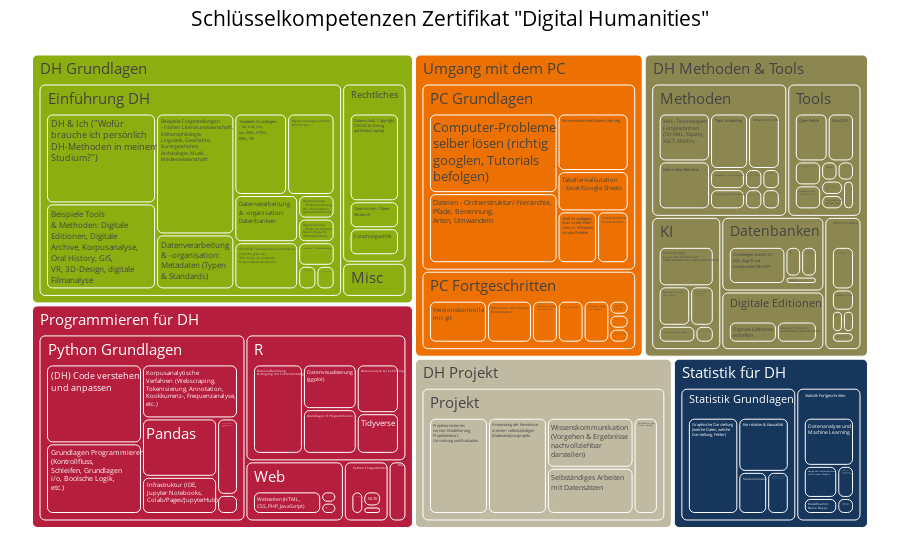

Here is the notebook cell this chart was saved with:
### Code cell
import plotly.express as px

df['weight_hover'] = df.apply(lambda df: f"Abstimmungsergebnisse<br>B.A.: {df['Punkteanzahl BA']}<br>M.A.: {df['Punkteanzahl MA']}", axis=1)

fig = px.treemap(df, path=[
    # px.Constant('Schlüsselkompetenzen Zertifikat "Digital Humanities"'),
    # 'Modul',
    'Bereich',
    'Unterbereich',
    'AS'
],
    values='Punkte gewichtet',
    custom_data=['weight_hover'],
    # color=df['color'],
    # color_discrete_map={key: RUB_palette[bereich_colors[key]] for key in bereich_colors.keys()}
    # color_discrete_map={key: RUB_palette[bereich_colors[key]] for key in bereich_colors.keys()}
    color='Bereich',
    color_discrete_sequence=df['color'],
    color_discrete_map=dict(zip(df['Bereich'], df['color']))
)
fig.update_traces(marker=dict(cornerradius=5))
fig.update_layout(margin=dict(t=25, l=25, r=25, b=25))
fig.update_traces(hovertemplate='%{customdata[0]}<br><br>%{label}')
fig.update_layout(
    title={
    'text': 'Schlüsselkompetenzen Zertifikat "Digital Humanities"',  # Set your headline text here
    'y':0.98,  # Position the title slightly below the top edge
    'x':0.5,   # Center-align the title
    'xanchor': 'center',
    'yanchor': 'top'
    },
    # template='seaborn',
    font=dict(
        # family="Courier New, monospace",
        size=15,  # Set the font size here
        color="Black"
    )
)
fig.show()
fig.write_html("AS_Bereiche_gewichtet.html",  include_plotlyjs='cdn')
fig.write_image(f"img/AS_Bereiche_gewichtet.svg")

### Figure 1 — Plotly figure (JSON) as saved in the notebook; plotly's stock layout.template omitted (floating-point values rounded to 4 significant figures; data arrays with more than 128 entries replaced by an {"elided": "..."} marker saying what was removed)
{"data": [{"branchvalues": "total", "customdata": {"elided": "125x2 str values"}, "domain": {"x": [0, 1], "y": [0, 1]}, "hovertemplate": "%{customdata[0]}<br><br>%{label}", "ids": ["DH Grundlagen/Einführung DH/Digitalisierung<br>- 3D Digitalisierung,<br>AR, VR (Plastiken,<br>Gebäudemodelle)", "DH Grundlagen/Einführung DH/Digitalisierungsverfahren<br>Bild & Text", "DH Grundlagen/Einführung DH/Digitalisierung<br>- Bilder als digitale<br>Daten (Raster &<br>Vektorgrafiken)", "DH Methoden & Tools/Methoden/Digitalisierung:<br>Frameworks (bspw.<br>IIIF)", "DH Methoden & Tools/Digitale Editionen/Digitale Editionen<br>erstellen", "DH Methoden & Tools/Digitale Editionen/Digitale Editionen<br>bearbeiten/ Maintenance", "Statistik für DH/Statistik Fortgeschritten/Design und Implementierung<br>statistischer Modelle", "Programmieren für DH/Python Grundlagen/Datenvisualisierung<br>(matplotlib, seaborn,<br>etc.)", "Programmieren für DH/R/Datenvisualisierung<br>(ggplot)", "DH Grundlagen/Einführung DH/Datenverarbeitung<br>& -organisation:<br>Metadaten (Typen<br>& Standards)", "DH Grundlagen/Einführung DH/Datenverarbeitung<br>& -organisation:<br>Datenbanken", "DH Grundlagen/Rechtliches/Datenschutz, Copyright,<br>DSGVO (in Bezug<br>auf Webscraping)", "Programmieren für DH/R/Datenaufbereitung<br>& Umgang mit Fehlermeldungen", "DH Projekt/Projekt/Datenanalyse oder<br>Visualisierung", "Programmieren für DH/R/Datenanalyse & Textmining", "Statistik für DH/Statistik Fortgeschritten/Datenanalyse und<br>Machine Learning", "Umgang mit dem PC/PC Grundlagen/Dateien - Ordnerstruktur/-hierarchie,<br>Pfade, Benennung,<br>Arten, Umwandeln", "Umgang mit dem PC/PC Grundlagen/Tabellenkalkulation<br>- Excel/Google Sheets", "Programmieren für DH/Python Grundlagen/Text (String-Methoden/-Funktionen)", "Umgang mit dem PC/PC Grundlagen/Tastaturkürzel &<br>Sonderzeichen", "DH Methoden & Tools/Tools/Open Refine", "Programmieren für DH/Python Grundlagen/Pandas", "DH Methoden & Tools/Tools/Tableau", "DH Projekt/Projekt/Projektorientiertes<br>Lernen: Modellierung,<br>Projektentwurf,<br>Umsetzung und Evaluation", "Umgang mit dem PC/PC Fortgeschritten/Quellenverwaltung<br>(mit Zotero, etc.)", "Statistik für DH/Statistik Grundlagen/Schätzer, Konfidenzintervalle<br>& Hypothesentests", "Umgang mit dem PC/PC Fortgeschritten/Shell Fortgeschritten:<br>shell scripts, variablen,<br>editor in der shell,<br>remote access/ssh", "Umgang mit dem PC/PC Grundlagen/Shell Grundlagen:<br>Was ist die Shell?,<br>Unix vs. Windows,<br>simple Befehle", "Statistik für DH/Statistik Grundlagen/Skalenniveaus", "Programmieren für DH/Python Fortgeschritten/Sonstige DH-Bibliotheken", "DH Methoden & Tools/Tools/Sonstige DH-Tools", "Programmieren für DH/Python Fortgeschritten/Spacy", "DH Grundlagen/Einführung DH/Textdaten - Zeichenkodierung", "DH Projekt/Projekt/Selbständiges Arbeiten<br>mit Datensätzen", "DH Grundlagen/Einführung DH/Textdaten Grundlagen<br>-  txt, md, csv,<br>tsv, XML, HTML,<br>KML, TEI", "DH Methoden & Tools/Tools/OCR: Tools, Python-Bibliotheken,<br>APIs", "DH Methoden & Tools/Methoden/Topic Modelling", "Programmieren für DH/Web/Webseiten (HTML,<br>CSS, PHP, JavaScript)", "Programmieren für DH/Web/Web-Programmierung/<br>-Frameworks (Django,<br>Flask, etc.)", "Programmieren für DH/Web/Web-Frontend zur<br>Suche und Anzeige<br>von Datenbankinhalten<br>(z.B. Dashbord)", "DH Methoden & Tools/Nicht-Text-Daten/Video & 3D (Bearbeiten,<br>Konvertieren, etc.)", "Programmieren für DH/R/Tidyverse", "Umgang mit dem PC/PC Grundlagen/Versionskontrolle/Datensicherung", "DH Methoden & Tools/Tools/Umgang mit lokalen<br>Korpustools (Antconc,<br>etc.)", "Umgang mit dem PC/PC Fortgeschritten/Versionskontrolle<br>mit git", "Umgang mit dem PC/PC Fortgeschritten/UNIX/Linux: Serveradministration", "Programmieren für DH/Misc/UNIX/Linux: Script-Sprachen", "DH Grundlagen/Rechtliches/Open Access / Open<br>Research", "Umgang mit dem PC/PC Fortgeschritten/UNIX/Linux: Grundlagen,<br>Betriebssystem", "DH Methoden & Tools/Tools/Trifacta/Alteryx<br>Designer Cloud", "DH Methoden & Tools/KI/Transformer-Architektur", "DH Methoden & Tools/Methoden/Umgang mit Online-Korpora", "DH Methoden & Tools/KI/Überblick (High<br>Level: wie funktioniert<br>KI/ML/Klassifikation/Generation/Bias)", "DH Projekt/Projekt/Wissenskommunikation<br>(Vorgehen & Ergebnisse<br>nachvollziehbar<br>darstellen)", "DH Methoden & Tools/Tools/Wordsmith", "DH Methoden & Tools/Methoden/XML-Technologien<br>Fortgeschritten<br>(TEI-XML, Xquery,<br>XSLT, XPATH)", "DH Grundlagen/Einführung DH/Überblick Textdatenbanken/Korpora<br>(\"Welche gibt es?\",<br>\"Wie finde ich passende<br>Korpora/Datenbanken?\")", "Statistik für DH/Statistik Fortgeschritten/Klassifikation:<br>Naive Bayes", "Statistik für DH/Statistik Grundlagen/Graphische Darstellung<br>(welche Daten, welche<br>Darstellung, Fehler)", "DH Methoden & Tools/Datenbanken/Grundlagen: Excel/CSV,<br>SQL, Zugriff auf<br>existierende DBs/API", "DH Methoden & Tools/Datenbanken/Grundlagen: Verwalten,<br>Zusammenfügen, Analysieren<br>großer Datensätze", "DH Methoden & Tools/Methoden/Information Retrieval", "Programmieren für DH/Python Grundlagen/Infrastruktur (IDE,<br>Jupyter Notebooks,<br>Colab/Pages/JupyterHub)", "DH Grundlagen/Misc/Internationale Standards<br>in der Auszeichnung<br>von (Meta)daten<br>z.B. METS, MODS,<br>TEI", "Programmieren für DH/Misc/Java ", "DH Methoden & Tools/Tools/Kartenerstellung<br>(GIS, ArcGis, etc.)", "Statistik für DH/Statistik Fortgeschritten/Klassifikation:<br>Beispielcode (z.B.<br>in Python oder R)", "Statistik für DH/Statistik Fortgeschritten/Klassifikation:<br>KNN, SVM, etc", "DH Methoden & Tools/Methoden/Kollation (Editionsphilologie)", "DH Methoden & Tools/Methoden/Graphanalyse", "DH Grundlagen/Einführung DH/Geschichte der DH", "DH Methoden & Tools/Datenbanken/Fortgeschritten:<br>selbst aufsetzen,<br>bearbeiten, maintainen", "DH Methoden & Tools/Datenbanken/Fortgeschritten:<br>SQL/NoSQL, eXist-db,<br>MongoDB, etc.", "DH Grundlagen/Rechtliches/Forschungsethik", "DH Methoden & Tools/Methoden/Erstellung von TEI-Customisations", "Programmieren für DH/R/Grundlagen R Programmieren", "Programmieren für DH/Python Grundlagen/Grundlagen Programmieren<br>(Kontrollfluss,<br>Schleifen, Grundlagen<br>i/o, Boolsche Logik,<br>etc.)", "Programmieren für DH/Python Fortgeschritten/NLTK", "DH Methoden & Tools/Methoden/Named Entity Recognition", "Statistik für DH/Statistik Grundlagen/Korrelation & Kausalität", "Umgang mit dem PC/PC Fortgeschritten/LaTeχ (Overleaf)", "DH Methoden & Tools/KI/Maschinelles Lernen:<br>Algorithmen", "DH Methoden & Tools/KI/Mathematische Grundlagen", "DH Methoden & Tools/Tools/MaxQDA", "DH Methoden & Tools/Methoden/Network Analysis", "Programmieren für DH/Python Grundlagen/Korpusanalytische<br>Verfahren (Webscraping,<br>Tokenisierung, Annotation,<br>Kookkurrenz-, Frequenzanalyse,<br>etc.)", "DH Methoden & Tools/KI/(Python-)Beispielprojekt<br>zum Ausprobieren<br>und Anpassen", "DH Projekt/Projekt/Anwendung der Kenntnisse<br>in einem selbstständigen<br>(Datenanalyse-)projekt", "DH Methoden & Tools/Nicht-Text-Daten/Audio (Bearbeiten,<br>Konvertieren, etc.)", "DH Methoden & Tools/Nicht-Text-Daten/Audio Signal Processing", "Umgang mit dem PC/PC Fortgeschritten/Aufbau/Administration<br>von Client-Server-Architektur", "DH Grundlagen/Einführung DH/Begriffsdefinition<br>DH", "DH Methoden & Tools/Nicht-Text-Daten/Bild (Bearbeiten,<br>Konvertieren, etc.)", "DH Grundlagen/Einführung DH/Beispiele Tools<br>& Methoden: Digitale<br>Editionen, Digitale<br>Archive, Korpusanalyse,<br>Oral History, GIS,<br>VR, 3D-Design, digitale<br>Filmanalyse", "DH Methoden & Tools/Nicht-Text-Daten/Computer Vision", "Umgang mit dem PC/PC Grundlagen/Computer-Probleme<br>selber lösen (richtig<br>googlen, Tutorials<br>befolgen)", "Umgang mit dem PC/PC Fortgeschritten/Containerisierung<br>(z.B. Docker)", "DH Grundlagen/Einführung DH/DH & Ich (\"Wofür<br>brauche ich persönlich<br>DH-Methoden in meinem<br>Studium?\")", "DH Grundlagen/Einführung DH/Beispiele Fragestellungen<br>- Fächer: Literaturwissenschaft,<br>Editionsphilologie,<br>Linguistik, Geschichte,<br>Kunstgeschichte,<br>Archäologie, Musik,<br>Medienwissenschaft", "Programmieren für DH/Python Grundlagen/(DH) Code verstehen<br>und anpassen", "DH Methoden & Tools/Datenbanken", "DH Methoden & Tools/Digitale Editionen", "DH Grundlagen/Einführung DH", "DH Methoden & Tools/KI", "DH Methoden & Tools/Methoden", "DH Grundlagen/Misc", "Programmieren für DH/Misc", "DH Methoden & Tools/Nicht-Text-Daten", "Umgang mit dem PC/PC Fortgeschritten", "Umgang mit dem PC/PC Grundlagen", "DH Projekt/Projekt", "Programmieren für DH/Python Fortgeschritten", "Programmieren für DH/Python Grundlagen", "Programmieren für DH/R", "DH Grundlagen/Rechtliches", "Statistik für DH/Statistik Fortgeschritten", "Statistik für DH/Statistik Grundlagen", "DH Methoden & Tools/Tools", "Programmieren für DH/Web", "DH Grundlagen", "DH Methoden & Tools", "DH Projekt", "Programmieren für DH", "Statistik für DH", "Umgang mit dem PC"], "labels": ["Digitalisierung<br>- 3D Digitalisierung,<br>AR, VR (Plastiken,<br>Gebäudemodelle)", "Digitalisierungsverfahren<br>Bild & Text", "Digitalisierung<br>- Bilder als digitale<br>Daten (Raster &<br>Vektorgrafiken)", "Digitalisierung:<br>Frameworks (bspw.<br>IIIF)", "Digitale Editionen<br>erstellen", "Digitale Editionen<br>bearbeiten/ Maintenance", "Design und Implementierung<br>statistischer Modelle", "Datenvisualisierung<br>(matplotlib, seaborn,<br>etc.)", "Datenvisualisierung<br>(ggplot)", "Datenverarbeitung<br>& -organisation:<br>Metadaten (Typen<br>& Standards)", "Datenverarbeitung<br>& -organisation:<br>Datenbanken", "Datenschutz, Copyright,<br>DSGVO (in Bezug<br>auf Webscraping)", "Datenaufbereitung<br>& Umgang mit Fehlermeldungen", "Datenanalyse oder<br>Visualisierung", "Datenanalyse & Textmining", "Datenanalyse und<br>Machine Learning", "Dateien - Ordnerstruktur/-hierarchie,<br>Pfade, Benennung,<br>Arten, Umwandeln", "Tabellenkalkulation<br>- Excel/Google Sheets", "Text (String-Methoden/-Funktionen)", "Tastaturkürzel &<br>Sonderzeichen", "Open Refine", "Pandas", "Tableau", "Projektorientiertes<br>Lernen: Modellierung,<br>Projektentwurf,<br>Umsetzung und Evaluation", "Quellenverwaltung<br>(mit Zotero, etc.)", "Schätzer, Konfidenzintervalle<br>& Hypothesentests", "Shell Fortgeschritten:<br>shell scripts, variablen,<br>editor in der shell,<br>remote access/ssh", "Shell Grundlagen:<br>Was ist die Shell?,<br>Unix vs. Windows,<br>simple Befehle", "Skalenniveaus", "Sonstige DH-Bibliotheken", "Sonstige DH-Tools", "Spacy", "Textdaten - Zeichenkodierung", "Selbständiges Arbeiten<br>mit Datensätzen", "Textdaten Grundlagen<br>-  txt, md, csv,<br>tsv, XML, HTML,<br>KML, TEI", "OCR: Tools, Python-Bibliotheken,<br>APIs", "Topic Modelling", "Webseiten (HTML,<br>CSS, PHP, JavaScript)", "Web-Programmierung/<br>-Frameworks (Django,<br>Flask, etc.)", "Web-Frontend zur<br>Suche und Anzeige<br>von Datenbankinhalten<br>(z.B. Dashbord)", "Video & 3D (Bearbeiten,<br>Konvertieren, etc.)", "Tidyverse", "Versionskontrolle/Datensicherung", "Umgang mit lokalen<br>Korpustools (Antconc,<br>etc.)", "Versionskontrolle<br>mit git", "UNIX/Linux: Serveradministration", "UNIX/Linux: Script-Sprachen", "Open Access / Open<br>Research", "UNIX/Linux: Grundlagen,<br>Betriebssystem", "Trifacta/Alteryx<br>Designer Cloud", "Transformer-Architektur", "Umgang mit Online-Korpora", "Überblick (High<br>Level: wie funktioniert<br>KI/ML/Klassifikation/Generation/Bias)", "Wissenskommunikation<br>(Vorgehen & Ergebnisse<br>nachvollziehbar<br>darstellen)", "Wordsmith", "XML-Technologien<br>Fortgeschritten<br>(TEI-XML, Xquery,<br>XSLT, XPATH)", "Überblick Textdatenbanken/Korpora<br>(\"Welche gibt es?\",<br>\"Wie finde ich passende<br>Korpora/Datenbanken?\")", "Klassifikation:<br>Naive Bayes", "Graphische Darstellung<br>(welche Daten, welche<br>Darstellung, Fehler)", "Grundlagen: Excel/CSV,<br>SQL, Zugriff auf<br>existierende DBs/API", "Grundlagen: Verwalten,<br>Zusammenfügen, Analysieren<br>großer Datensätze", "Information Retrieval", "Infrastruktur (IDE,<br>Jupyter Notebooks,<br>Colab/Pages/JupyterHub)", "Internationale Standards<br>in der Auszeichnung<br>von (Meta)daten<br>z.B. METS, MODS,<br>TEI", "Java ", "Kartenerstellung<br>(GIS, ArcGis, etc.)", "Klassifikation:<br>Beispielcode (z.B.<br>in Python oder R)", "Klassifikation:<br>KNN, SVM, etc", "Kollation (Editionsphilologie)", "Graphanalyse", "Geschichte der DH", "Fortgeschritten:<br>selbst aufsetzen,<br>bearbeiten, maintainen", "Fortgeschritten:<br>SQL/NoSQL, eXist-db,<br>MongoDB, etc.", "Forschungsethik", "Erstellung von TEI-Customisations", "Grundlagen R Programmieren", "Grundlagen Programmieren<br>(Kontrollfluss,<br>Schleifen, Grundlagen<br>i/o, Boolsche Logik,<br>etc.)", "NLTK", "Named Entity Recognition", "Korrelation & Kausalität", "LaTeχ (Overleaf)", "Maschinelles Lernen:<br>Algorithmen", "Mathematische Grundlagen", "MaxQDA", "Network Analysis", "Korpusanalytische<br>Verfahren (Webscraping,<br>Tokenisierung, Annotation,<br>Kookkurrenz-, Frequenzanalyse,<br>etc.)", "(Python-)Beispielprojekt<br>zum Ausprobieren<br>und Anpassen", "Anwendung der Kenntnisse<br>in einem selbstständigen<br>(Datenanalyse-)projekt", "Audio (Bearbeiten,<br>Konvertieren, etc.)", "Audio Signal Processing", "Aufbau/Administration<br>von Client-Server-Architektur", "Begriffsdefinition<br>DH", "Bild (Bearbeiten,<br>Konvertieren, etc.)", "Beispiele Tools<br>& Methoden: Digitale<br>Editionen, Digitale<br>Archive, Korpusanalyse,<br>Oral History, GIS,<br>VR, 3D-Design, digitale<br>Filmanalyse", "Computer Vision", "Computer-Probleme<br>selber lösen (richtig<br>googlen, Tutorials<br>befolgen)", "Containerisierung<br>(z.B. Docker)", "DH & Ich (\"Wofür<br>brauche ich persönlich<br>DH-Methoden in meinem<br>Studium?\")", "Beispiele Fragestellungen<br>- Fächer: Literaturwissenschaft,<br>Editionsphilologie,<br>Linguistik, Geschichte,<br>Kunstgeschichte,<br>Archäologie, Musik,<br>Medienwissenschaft", "(DH) Code verstehen<br>und anpassen", "Datenbanken", "Digitale Editionen", "Einführung DH", "KI", "Methoden", "Misc", "Misc", "Nicht-Text-Daten", "PC Fortgeschritten", "PC Grundlagen", "Projekt", "Python Fortgeschritten", "Python Grundlagen", "R", "Rechtliches", "Statistik Fortgeschritten", "Statistik Grundlagen", "Tools", "Web", "DH Grundlagen", "DH Methoden & Tools", "DH Projekt", "Programmieren für DH", "Statistik für DH", "Umgang mit dem PC"], "marker": {"colors": ["#8dae10", "#8dae10", "#8dae10", "#8c8751", "#8c8751", "#8c8751", "#17365c", "#b61e3e", "#b61e3e", "#8dae10", "#8dae10", "#8dae10", "#b61e3e", "#c1baa3", "#b61e3e", "#17365c", "#ed7102", "#ed7102", "#b61e3e", "#ed7102", "#8c8751", "#b61e3e", "#8c8751", "#c1baa3", "#ed7102", "#17365c", "#ed7102", "#ed7102", "#17365c", "#b61e3e", "#8c8751", "#b61e3e", "#8dae10", "#c1baa3", "#8dae10", "#8c8751", "#8c8751", "#b61e3e", "#b61e3e", "#b61e3e", "#8c8751", "#b61e3e", "#ed7102", "#8c8751", "#ed7102", "#ed7102", "#b61e3e", "#8dae10", "#ed7102", "#8c8751", "#8c8751", "#8c8751", "#8c8751", "#c1baa3", "#8c8751", "#8c8751", "#8dae10", "#17365c", "#17365c", "#8c8751", "#8c8751", "#8c8751", "#b61e3e", "#8dae10", "#b61e3e", "#8c8751", "#17365c", "#17365c", "#8c8751", "#8c8751", "#8dae10", "#8c8751", "#8c8751", "#8dae10", "#8c8751", "#b61e3e", "#b61e3e", "#b61e3e", "#8c8751", "#17365c", "#ed7102", "#8c8751", "#8c8751", "#8c8751", "#8c8751", "#b61e3e", "#8c8751", "#c1baa3", "#8c8751", "#8c8751", "#ed7102", "#8dae10", "#8c8751", "#8dae10", "#8c8751", "#ed7102", "#ed7102", "#8dae10", "#8dae10", "#b61e3e", "#8c8751", "#8c8751", "#8dae10", "#8c8751", "#8c8751", "#8dae10", "#b61e3e", "#8c8751", "#ed7102", "#ed7102", "#c1baa3", "#b61e3e", "#b61e3e", "#b61e3e", "#8dae10", "#17365c", "#17365c", "#8c8751", "#b61e3e", "#8dae10", "#8c8751", "#c1baa3", "#b61e3e", "#17365c", "#ed7102"], "cornerradius": 5}, "name": "", "parents": ["DH Grundlagen/Einführung DH", "DH Grundlagen/Einführung DH", "DH Grundlagen/Einführung DH", "DH Methoden & Tools/Methoden", "DH Methoden & Tools/Digitale Editionen", "DH Methoden & Tools/Digitale Editionen", "Statistik für DH/Statistik Fortgeschritten", "Programmieren für DH/Python Grundlagen", "Programmieren für DH/R", "DH Grundlagen/Einführung DH", "DH Grundlagen/Einführung DH", "DH Grundlagen/Rechtliches", "Programmieren für DH/R", "DH Projekt/Projekt", "Programmieren für DH/R", "Statistik für DH/Statistik Fortgeschritten", "Umgang mit dem PC/PC Grundlagen", "Umgang mit dem PC/PC Grundlagen", "Programmieren für DH/Python Grundlagen", "Umgang mit dem PC/PC Grundlagen", "DH Methoden & Tools/Tools", "Programmieren für DH/Python Grundlagen", "DH Methoden & Tools/Tools", "DH Projekt/Projekt", "Umgang mit dem PC/PC Fortgeschritten", "Statistik für DH/Statistik Grundlagen", "Umgang mit dem PC/PC Fortgeschritten", "Umgang mit dem PC/PC Grundlagen", "Statistik für DH/Statistik Grundlagen", "Programmieren für DH/Python Fortgeschritten", "DH Methoden & Tools/Tools", "Programmieren für DH/Python Fortgeschritten", "DH Grundlagen/Einführung DH", "DH Projekt/Projekt", "DH Grundlagen/Einführung DH", "DH Methoden & Tools/Tools", "DH Methoden & Tools/Methoden", "Programmieren für DH/Web", "Programmieren für DH/Web", "Programmieren für DH/Web", "DH Methoden & Tools/Nicht-Text-Daten", "Programmieren für DH/R", "Umgang mit dem PC/PC Grundlagen", "DH Methoden & Tools/Tools", "Umgang mit dem PC/PC Fortgeschritten", "Umgang mit dem PC/PC Fortgeschritten", "Programmieren für DH/Misc", "DH Grundlagen/Rechtliches", "Umgang mit dem PC/PC Fortgeschritten", "DH Methoden & Tools/Tools", "DH Methoden & Tools/KI", "DH Methoden & Tools/Methoden", "DH Methoden & Tools/KI", "DH Projekt/Projekt", "DH Methoden & Tools/Tools", "DH Methoden & Tools/Methoden", "DH Grundlagen/Einführung DH", "Statistik für DH/Statistik Fortgeschritten", "Statistik für DH/Statistik Grundlagen", "DH Methoden & Tools/Datenbanken", "DH Methoden & Tools/Datenbanken", "DH Methoden & Tools/Methoden", "Programmieren für DH/Python Grundlagen", "DH Grundlagen/Misc", "Programmieren für DH/Misc", "DH Methoden & Tools/Tools", "Statistik für DH/Statistik Fortgeschritten", "Statistik für DH/Statistik Fortgeschritten", "DH Methoden & Tools/Methoden", "DH Methoden & Tools/Methoden", "DH Grundlagen/Einführung DH", "DH Methoden & Tools/Datenbanken", "DH Methoden & Tools/Datenbanken", "DH Grundlagen/Rechtliches", "DH Methoden & Tools/Methoden", "Programmieren für DH/R", "Programmieren für DH/Python Grundlagen", "Programmieren für DH/Python Fortgeschritten", "DH Methoden & Tools/Methoden", "Statistik für DH/Statistik Grundlagen", "Umgang mit dem PC/PC Fortgeschritten", "DH Methoden & Tools/KI", "DH Methoden & Tools/KI", "DH Methoden & Tools/Tools", "DH Methoden & Tools/Methoden", "Programmieren für DH/Python Grundlagen", "DH Methoden & Tools/KI", "DH Projekt/Projekt", "DH Methoden & Tools/Nicht-Text-Daten", "DH Methoden & Tools/Nicht-Text-Daten", "Umgang mit dem PC/PC Fortgeschritten", "DH Grundlagen/Einführung DH", "DH Methoden & Tools/Nicht-Text-Daten", "DH Grundlagen/Einführung DH", "DH Methoden & Tools/Nicht-Text-Daten", "Umgang mit dem PC/PC Grundlagen", "Umgang mit dem PC/PC Fortgeschritten", "DH Grundlagen/Einführung DH", "DH Grundlagen/Einführung DH", "Programmieren für DH/Python Grundlagen", "DH Methoden & Tools", "DH Methoden & Tools", "DH Grundlagen", "DH Methoden & Tools", "DH Methoden & Tools", "DH Grundlagen", "Programmieren für DH", "DH Methoden & Tools", "Umgang mit dem PC", "Umgang mit dem PC", "DH Projekt", "Programmieren für DH", "Programmieren für DH", "Programmieren für DH", "DH Grundlagen", "Statistik für DH", "Statistik für DH", "DH Methoden & Tools", "Programmieren für DH", "", "", "", "", "", ""], "type": "treemap", "values": [2, 9, 2, 1, 6, 5, 4, 4, 7, 10, 7, 13, 13, 7, 6, 9, 22, 7, 1, 4, 5, 11, 1, 17, 4, 3, 1, 5, 4, 1, 1, 2, 2, 12, 10, 2, 6, 9, 1, 1, 4, 5, 10, 1, 9, 1, 1, 4, 7, 1, 2, 2, 7, 13, 1, 7, 7, 2, 16, 9, 2, 7, 7, 4, 1, 2, 2, 1, 1, 1, 1, 1, 2, 4, 2, 7, 17, 2, 1, 9, 4, 4, 1, 4, 5, 13, 3, 17, 1, 1, 1, 1, 1, 22, 2, 25, 4, 23, 22, 19, 14, 11, 118, 17, 33, 4, 2, 9, 31, 73, 66, 5, 72, 38, 21, 18, 32, 18, 11, 143, 102, 66, 128, 50, 104]}], "layout": {"font": {"color": "Black", "size": 15}, "legend": {"tracegroupgap": 0}, "margin": {"b": 25, "l": 25, "r": 25, "t": 25}, "title": {"text": "Schlüsselkompetenzen Zertifikat \"Digital Humanities\"", "x": 0.5, "xanchor": "center", "y": 0.98, "yanchor": "top"}, "treemapcolorway": ["#ed7102", "#ed7102", "#ed7102", "#ed7102", "#ed7102", "#ed7102", "#ed7102", "#ed7102", "#ed7102", "#ed7102", "#ed7102", "#ed7102", "#ed7102", "#ed7102", "#8dae10", "#8dae10", "#8dae10", "#8dae10", "#8dae10", "#8dae10", "#8dae10", "#8dae10", "#8dae10", "#8dae10", "#8dae10", "#8dae10", "#8dae10", "#8dae10", "#8dae10", "#8dae10", "#8dae10", "#b61e3e", "#b61e3e", "#b61e3e", "#b61e3e", "#b61e3e", "#b61e3e", "#b61e3e", "#b61e3e", "#b61e3e", "#b61e3e", "#b61e3e", "#b61e3e", "#b61e3e", "#b61e3e", "#b61e3e", "#b61e3e", "#b61e3e", "#b61e3e", "#b61e3e", "#b61e3e", "#17365c", "#17365c", "#17365c", "#17365c", "#17365c", "#17365c", "#17365c", "#17365c", "#17365c", "#8c8751", "#8c8751", "#8c8751", "#8c8751", "#8c8751", "#8c8751", "#8c8751", "#8c8751", "#8c8751", "#8c8751", "#8c8751", "#8c8751", "#8c8751", "#8c8751", "#8c8751", "#8c8751", "#8c8751", "#8c8751", "#8c8751", "#8c8751", "#8c8751", "#8c8751", "#8c8751", "#8c8751", "#8c8751", "#8c8751", "#8c8751", "#8c8751", "#8c8751", "#8c8751", "#8c8751", "#8c8751", "#8c8751", "#8c8751", "#8c8751", "#c1baa3", "#c1baa3", "#c1baa3", "#c1baa3", "#c1baa3"]}}
